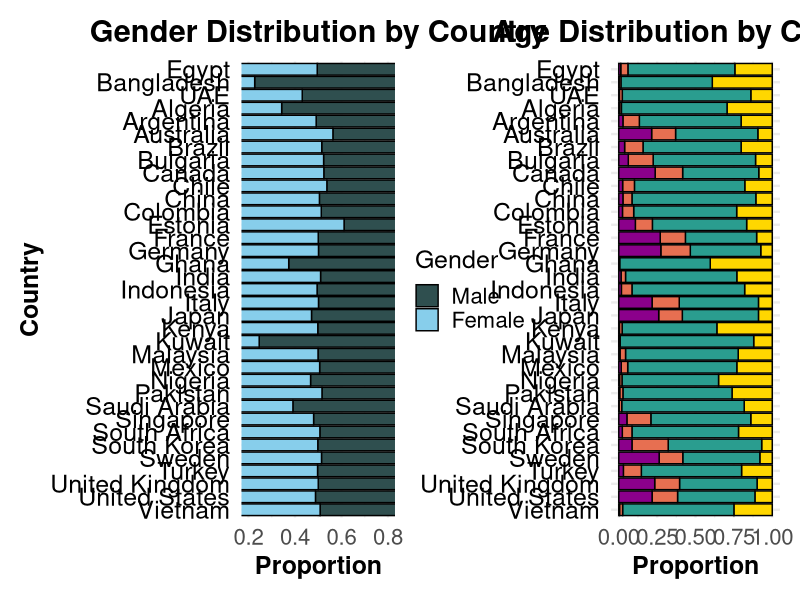

Generate this figure with R:
## ---- chunk 1
# Load required libraries
library(readxl)      # For reading Excel files
library(dplyr)       # For data manipulation
library(forcats)     # For factor reordering
library(ggplot2)     # For creating plots
library(patchwork)   # For combining plots

# Load the dataset from Excel
df <- read_excel("Sample_characteristics.xlsx")

# Rename the "Country Name" column to "Country_Name" for consistency
colnames(df)[colnames(df) == "Country Name"] <- "Country_Name"

##################################################################################
# Recode gender variable to factor with labels
df$QGENDER <- factor(df$QGENDER, levels = c(1, 2), labels = c("Male", "Female"))

# Recode age variable into ordered factor with age brackets
df$QAGE <- cut(
  df$QAGE,
  breaks = c(0, 17, 24, 54, 64, Inf),
  labels = c("17 or younger", "18-24", "25-54", "55-64", "65 or older"),
  right = TRUE
)

# Sort Country_Name factor levels by decreasing frequency
df$Country_Name <- factor(df$Country_Name, levels = names(sort(table(df$Country_Name), decreasing = TRUE)))
## ---- chunk 2
# Create summary table: count and proportion of gender by country
gender_data <- df %>%
  group_by(Country_Name, QGENDER) %>%
  summarise(Count = n(), .groups = "drop") %>%
  group_by(Country_Name) %>%
  mutate(Proportion = Count / sum(Count))

# Create gender distribution plot
gender_plot <- ggplot(gender_data, aes(x = Proportion, y = fct_rev(Country_Name), fill = QGENDER)) +
  geom_bar(stat = "identity", position = "stack", colour = "black") +
  scale_fill_manual(values = c("Male" = "#2F4F4F", "Female" = "#87CEEB")) +
  coord_cartesian(xlim = c(0.2, 0.8)) +
  labs(
    title = "Gender Distribution by Country",
    x = "Proportion",
    y = "Country",
    fill = "Gender"
  ) +
  theme_minimal(base_size = 18) +
  theme(
    axis.title = element_text(face = "bold"),
    axis.text.y = element_text(color = "black", size = 18),
    axis.text.x = element_text(size = 16),
    plot.title = element_text(face = "bold", hjust = 0.5, size = 22),
    legend.title = element_text(size = 18),
    legend.text = element_text(size = 16),
    legend.position = c(1.05, 0.5),
    legend.justification = "left"
  )
## ---- chunk 3
# Create summary table: count and proportion of age groups by country
age_data <- df %>%
  group_by(Country_Name, QAGE) %>%
  summarise(Count = n(), .groups = "drop") %>%
  group_by(Country_Name) %>%
  mutate(Proportion = Count / sum(Count))

# Create age distribution plot
age_plot <- ggplot(age_data, aes(x = Proportion, y = fct_rev(Country_Name), fill = QAGE)) +
  geom_bar(stat = "identity", position = "stack", colour = "black") +
  scale_fill_manual(values = c(
    "17 or younger" = "#1B263B",
    "18-24" = "#FFD700",
    "25-54" = "#2A9D8F",
    "55-64" = "#E76F51",
    "65 or older" = "#8B008B"
  )) +
  labs(
    title = "Age Distribution by Country",
    x = "Proportion",
    y = NULL,
    fill = "Age Group"
  ) +
  theme_minimal(base_size = 18) +
  theme(
    axis.title = element_text(face = "bold"),
    axis.text.y = element_text(color = "black", size = 18),
    axis.text.x = element_text(size = 16),
    plot.title = element_text(face = "bold", hjust = 0.5, size = 22),
    legend.title = element_text(size = 18),
    legend.text = element_text(size = 16),
    legend.position = c(1.05, 0.5),
    legend.justification = "left"
  )
## ---- chunk 4
# Combine gender and age plots side-by-side using patchwork
combined_plot <- gender_plot + age_plot + plot_layout(ncol = 2, widths = c(1, 1.1))

# Save the combined plot as high-resolution JPEG
ggsave("Combined_Gender_Age_Distribution_AlignedLegends_ThickerBars.jpeg", 
       plot = combined_plot, dpi = 300, width = 22, height = 24, units = "in")
